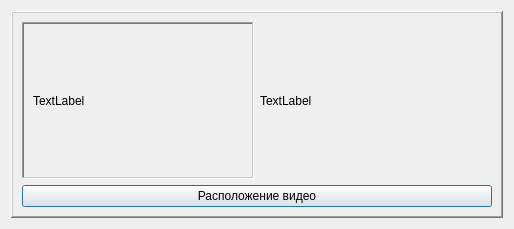
<?xml version="1.0" encoding="UTF-8"?>
<ui version="4.0">
 <class>DownloadDialog</class>
 <widget class="QDialog" name="DownloadDialog">
  <property name="geometry">
   <rect>
    <x>0</x>
    <y>0</y>
    <width>514</width>
    <height>229</height>
   </rect>
  </property>
  <property name="windowTitle">
   <string>Загрузка видео завершена</string>
  </property>
  <layout class="QVBoxLayout" name="verticalLayout_2">
   <item>
    <widget class="QFrame" name="main_frame">
     <property name="frameShape">
      <enum>QFrame::WinPanel</enum>
     </property>
     <property name="frameShadow">
      <enum>QFrame::Raised</enum>
     </property>
     <property name="lineWidth">
      <number>2</number>
     </property>
     <layout class="QVBoxLayout" name="verticalLayout_3">
      <item>
       <layout class="QHBoxLayout" name="horizontalLayout">
        <item>
         <widget class="QFrame" name="frame">
          <property name="frameShape">
           <enum>QFrame::WinPanel</enum>
          </property>
          <property name="frameShadow">
           <enum>QFrame::Sunken</enum>
          </property>
          <layout class="QVBoxLayout" name="verticalLayout">
           <item>
            <widget class="QLabel" name="label_image">
             <property name="text">
              <string>TextLabel</string>
             </property>
            </widget>
           </item>
          </layout>
         </widget>
        </item>
        <item>
         <widget class="QLabel" name="label_video_title">
          <property name="text">
           <string>TextLabel</string>
          </property>
         </widget>
        </item>
       </layout>
      </item>
      <item>
       <widget class="QPushButton" name="pushButton_video_path">
        <property name="text">
         <string>Расположение видео</string>
        </property>
       </widget>
      </item>
     </layout>
    </widget>
   </item>
  </layout>
 </widget>
 <resources/>
 <connections/>
</ui>
